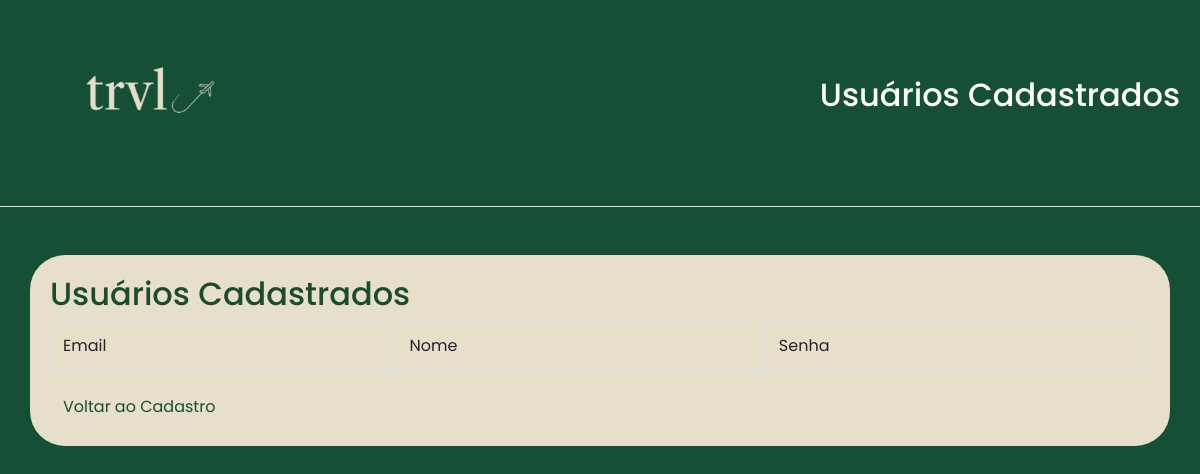
The page /usuarios on the database as committed earlier.
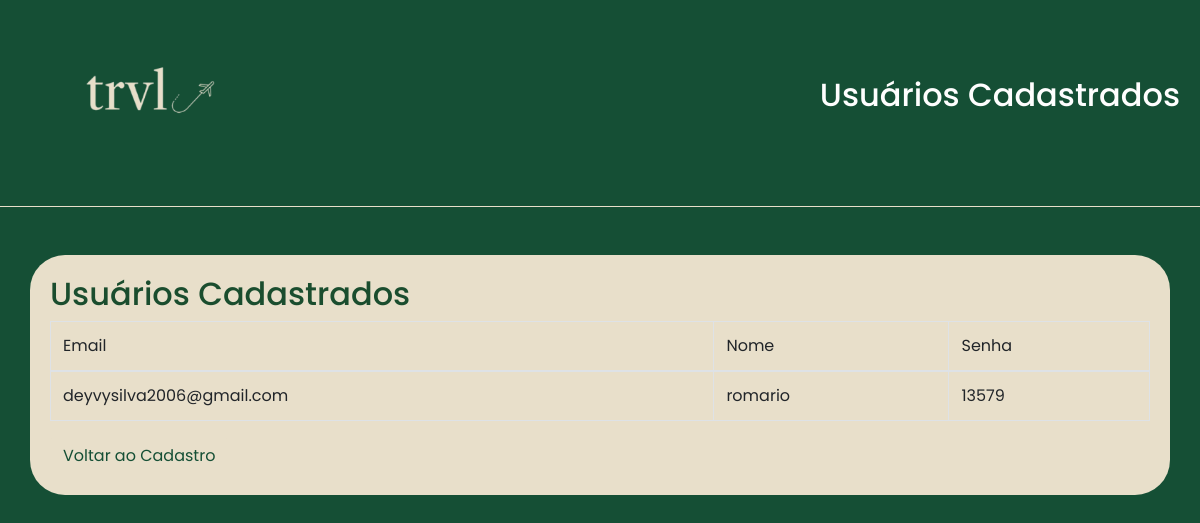
The same page on the database as committed later.
### tables this page shows
CREATE TABLE usuarios
                   (email text primary key,nome text,senha text);

### src/app.py (the view)
@app.route('/usuarios')
def listar_usuarios():
    conexao = database.conectar_banco()
    cursor = conexao.cursor()
    cursor.execute("SELECT * FROM usuarios")
    usuarios = cursor.fetchall()
    conexao.close()
    return render_template('usuarios.html', usuarios=usuarios)

### src/database.py (called while the page is built)
def conectar_banco():
    conexao = sqlite3.connect("trvl.db")
    return conexao

### src/templates/usuarios.html (shortened to what this page needs)
<!DOCTYPE html>
<html lang="pt-BR">
<head>
    <link rel="stylesheet" href="https://stackpath.bootstrapcdn.com/bootstrap/4.5.2/css/bootstrap.min.css">
    <link rel="stylesheet" href="static/style.css">
</head>
<body>
    <header>
        <a href="/"><img src="static/imgs/logo.png" alt="Logo TRVL" class="logo"></a>
        <div class="user-info">
            <H1> <h2>Usuários Cadastrados</h2></H1>
        </div>
    </header>
    <hr>
<div class="container mt-5">
    <h2>Usuários Cadastrados</h2>
    <table class="table table-bordered">
        <thead>
            <tr>
                <th>Email</th>
                <th>Nome</th>
                <th>Senha</th>
            </tr>
        </thead>
        <tbody>
            {% for usuario in usuarios %}
            <tr>
                <td>{{ usuario[0] }}</td>
                <td>{{ usuario[1] }}</td>
                <td>{{ usuario[2] }}</td>
            </tr>
            {% endfor %}
        </tbody>
    </table>
    <a href="/" class="btn btn-primary">Voltar ao Cadastro</a>
</div>
</body>
</html>

### src/static/style.css (style rules this page uses)
* { margin: 0; padding: 0; box-sizing: border-box; font-family: "Poppins", serif; font-weight: 400; }
body { background-color: #154f35; color: #fefefe; }
header { display: flex; justify-content: space-between; align-items: center; padding: 20px; background-color: #154f35; }
.logo { height: 150px; }
.user-info h1,h2 { display: flex; align-items: center; padding: 10px font-family: "Baskervville", serif; }
body { font-family: 'Baskerville', serif; }
.btn-primary { background-color: #e8dfca; border-color: #e8dfca; color: #154f35; margin-right: 35px; }
hr { border-top: 1px solid #e8dfca; }
.container { background-color: #e8dfca; border-radius: 35px; padding: 20px; }
.container h2 { color: #1a4d2e; }

Rows that differ between the two databases and show on the page:
added usuarios: email "deyvysilva2006@gmail.com", nome "romario", senha "13579"
